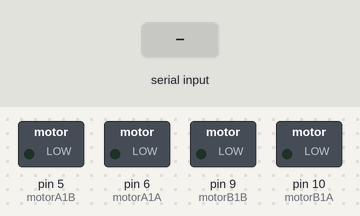
Bench run of a sketch on a simulated Arduino Uno, built with avr-gcc and run on an emulated ATmega328P. On the bench: switched loads named in the sketch (green lamp = pin HIGH). The inputs (shaded band) are chosen by the test bench.

Above: at 1.2 s.
1.3 s: "F" received over Serial
At 2.5 s:
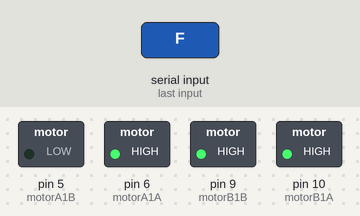
2.8 s: byte 74 ('J') received over Serial
At 3.6 s:
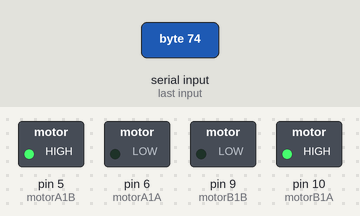
4.3 s: byte 76 ('L') received over Serial
At 4.8 s:
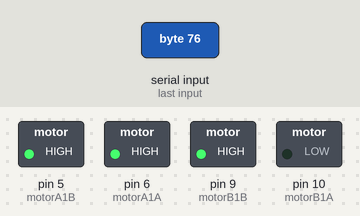
5.8 s: byte 82 ('R') received over Serial
At 7.0 s:
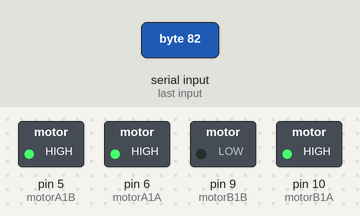
7.3 s: byte 83 ('S') received over Serial
At 8.3 s:
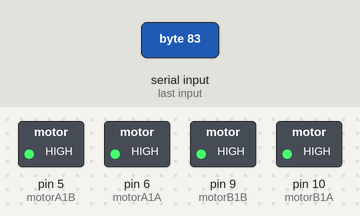
8.8 s: "G" received over Serial
At 9.4 s:
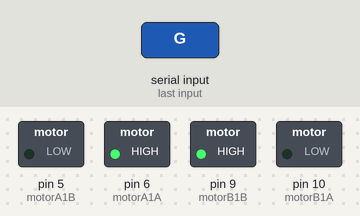
Timing chart, 0 to 11.3 s (numbered marks = the images above; inputs shaded):
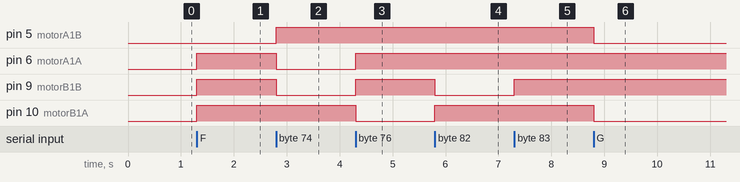

The sketch:

Car_bt4.ino
```cpp
//L298N Драйвер двигателей
  const int motorA1B  = 5;  // L298N'in IN3
  const int motorA1A  = 6;  // L298N'in IN1
  const int motorB1A  = 10; // L298N'in IN2
  const int motorB1B  = 9;  // L298N'in IN4


  int i=0; //Случайная переменная, назначенная циклам
  int j=0; //Случайная переменная, назначенная циклам
  int state; //Переменная сигнала от устройства Bluetooth
  int vSpeed=255;     // Стандартная скорость может принимать значение от 0-255

void setup() {
    // Определение  контактов
    pinMode(motorA1B, OUTPUT);
    pinMode(motorA1A, OUTPUT);
    pinMode(motorB1A, OUTPUT);
    pinMode(motorB1B, OUTPUT);
    // Открытие последовательного порта со скоростью 9600
    Serial.begin(9600);
}

void loop() {
  //Остановить авто, когда соединение Bluetooth отключено.
 //(Удалить "//" подстроки для активации.)
  //   if(digitalRead(BTState)==LOW) { state='S'; }

  //Сохранить входящие данные в переменную " состояние
    if(Serial.available() > 0){
      state = Serial.read();
    }

  // 4 уровня скорости, которые можно регулировать из приложения.(Значения должны быть между 0-255)
    if (state == '0'){
      vSpeed=0;}
    else if (state == '1'){
      vSpeed=100;}
    else if (state == '2'){
      vSpeed=180;}
    else if (state == '3'){
      vSpeed=200;}
    else if (state == '4'){
      vSpeed=255;}

  //Если входящие данные "F" автомобиль идет вперед.
    if (state == 'F') {
      analogWrite(motorA1B, 0); analogWrite(motorA1A, 255);
        analogWrite(motorB1A, 255); analogWrite(motorB1B, 255);
    }

  //Автомобиль идет вперед влево(по диагонали), если входящие данные " G.
    else if (state == 'G') {
      analogWrite(motorA1B, 0); analogWrite(motorA1A, 255);
        analogWrite(motorB1A, 0);    analogWrite(motorB1B, 255);
    }

  //Если входящие данные' I ' автомобиль идет вперед вправо(по диагонали).
    else if (state == 'I') {
        analogWrite(motorA1B, 0); analogWrite(motorA1A, 255);
        analogWrite(motorB1A, 255);      analogWrite(motorB1B, 0);
    }

  //Автомобиль возвращается, если входящие данные " B.
    else if (state == 'B') {
      analogWrite(motorA1B, 255);   analogWrite(motorA1A, 0);
        analogWrite(motorB1A, 255);   analogWrite(motorB1B, 255);
    }

  //Если данные из ' H ' автомобиль возвращается влево(по диагонали)
    else if (state == 'H') {
      analogWrite(motorA1B, 255);   analogWrite(motorA1A, 0);
        analogWrite(motorB1A, 0); analogWrite(motorB1B, 255);
    }

  //Если входящие данные 'J' автомобиль возвращается вправо(по диагонали)
    else if (state == 'J') {
      analogWrite(motorA1B, 255);   analogWrite(motorA1A, 0);
        analogWrite(motorB1A, 255);   analogWrite(motorB1B, 0);
    }

  //Если входящие данные 'L' автомобиль идет влево.
    else if (state == 'L') {
      analogWrite(motorA1B, 255);   analogWrite(motorA1A, 255);
        analogWrite(motorB1A, 0); analogWrite(motorB1B, 255);
    }

  //Если входящие данные 'R' автомобиль идет вправо
    else if (state == 'R') {
      analogWrite(motorA1B, 255);   analogWrite(motorA1A, 255);
        analogWrite(motorB1A, 255);   analogWrite(motorB1B, 0);
    }

  //Остановить автомобиль, если входящие данные' s.
    else if (state == 'S'){
        analogWrite(motorA1B, 255);  analogWrite(motorA1A, 255);
        analogWrite(motorB1A, 255);  analogWrite(motorB1B, 255);
    }
}
```

Measured:
- after the input at 1.3 s, pin 6 (motorA1A), pin 9 (motorB1B), pin 10 (motorB1A): LOW → HIGH at once
- after the input at 2.8 s, pin 5 (motorA1B): LOW → HIGH at once; pin 6 (motorA1A), pin 9 (motorB1B): HIGH → LOW at once
- after the input at 4.3 s, pin 6 (motorA1A), pin 9 (motorB1B): LOW → HIGH at once; pin 10 (motorB1A): HIGH → LOW at once
- after the input at 5.8 s, pin 9 (motorB1B): HIGH → LOW at once; pin 10 (motorB1A): LOW → HIGH at once
- after the input at 7.3 s, pin 9 (motorB1B): LOW → HIGH at once
- after the input at 8.8 s, pin 5 (motorA1B), pin 10 (motorB1A): HIGH → LOW at once
